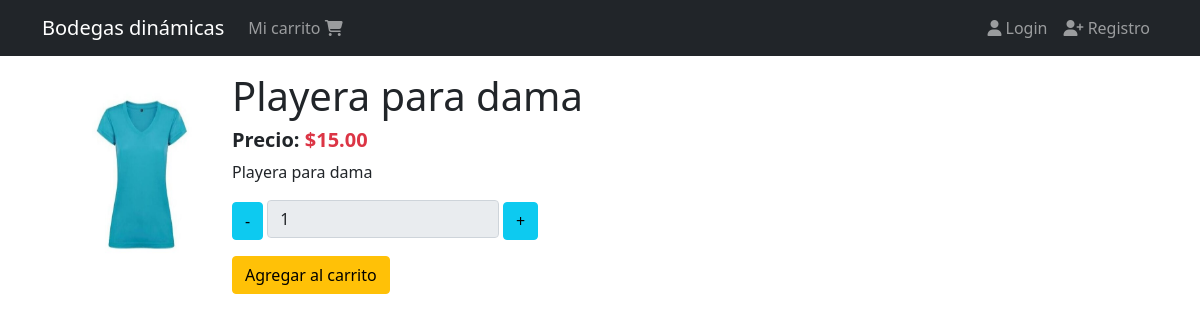
/productos/playera-para-dama, run on the app's committed database.
### products/models.py (models this page shows)
class Product(models.Model):
  title = models.CharField(max_length=50)
  description = models.TextField()
  price = models.DecimalField(max_digits=8, decimal_places=2, default=0.0)
  slug = models.SlugField(null=False, blank=False, unique=True)
  image = models.ImageField(upload_to='products/', null=False, blank=False)
  created_at = models.DateTimeField(auto_now_add=True)
  def __str__(self):
    return self.title

### products/views.py (the view)
# urls.py: path('<slug:slug>', views.ProductDetailView.as_view(), name='product'),
class ProductDetailView(DetailView):
  model = Product
  template_name = 'products/product.html'
  def get_context_data(self, **kwargs):
    context = super().get_context_data(**kwargs)
    print(context)
    return context

### products/templates/products/product.html
{% extends 'base.html' %}
{% block content %}
<div class="col-2">
  {% if product.image %}
    <img src="{{ product.image.url }}" alt="Imagen del producto" width="200" height="200">
  {% endif %}
</div>
<div class="col">
  <div class="h1">
    {{ product.title }}
  </div>
  <div class="h5 fw-bold">
    Precio: <span class="text-danger">${{ product.price }}</span>
  </div>
  <div>
    <p>{{ product.description }}</p>
  </div>
  <div>
    {% include 'carts/snippets/add.html' %}
  </div>
</div>
{% endblock %}

### data on the page
Product: image (picture), title "Playera para dama", price "15.00", description "Playera para dama"
